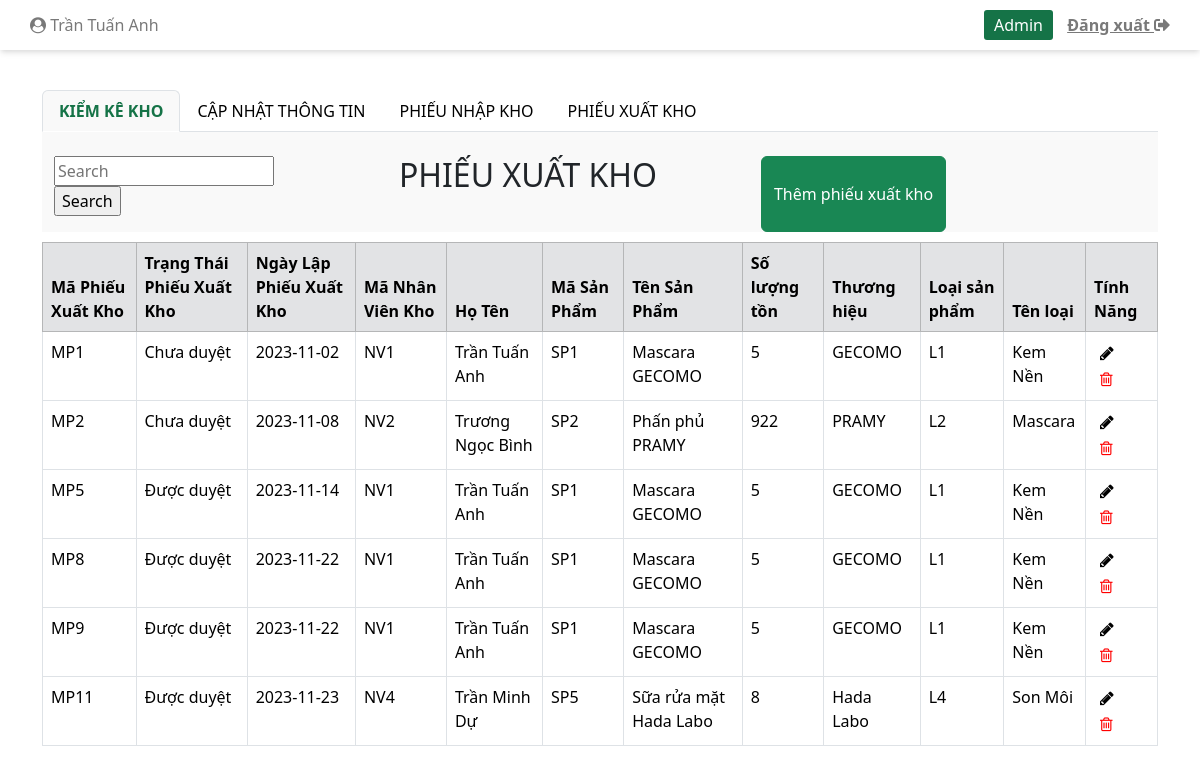
The page /indexQLKH.php?phieu-xuat-kho (signed in) on the database its author committed.
### tables this page shows
CREATE TABLE `nhanvien` (
  `MaNhanVien` int(11) NOT NULL,
  `HoTen` varchar(50) NOT NULL,
  `MatKhau` varchar(20) NOT NULL,
  `Email` varchar(50) NOT NULL,
  `SoDienThoai` varchar(15) NOT NULL,
  `DiaChi` varchar(200) NOT NULL,
  `LoaiNhanVien` int(11) NOT NULL,
  `trangThai` int(11) NOT NULL DEFAULT 1
);

CREATE TABLE `phieuxuatkho` (
  `MaPhieuXuatKho` int(11) NOT NULL,
  `NgayLapPhieuXuatKho` date NOT NULL,
  `TrangThaiPhieuXuatKho` varchar(50) DEFAULT NULL,
  `MaNhanVien` int(11) NOT NULL,
  `MaSanPham` int(11) NOT NULL,
  `PhieuShow` tinyint(4) NOT NULL DEFAULT 1
);

CREATE TABLE `sanpham` (
  `MaSanPham` int(11) NOT NULL,
  `TenSanPham` varchar(100) NOT NULL,
  `SoLuongTon` int(11) NOT NULL DEFAULT 1,
  `MoTa` varchar(100) DEFAULT NULL,
  `GiaBan` double NOT NULL,
  `GiaNhap` double NOT NULL,
  `ThuongHieu` varchar(100) DEFAULT NULL,
  `HinhAnh` varchar(50) NOT NULL,
  `HanSuDung` date DEFAULT NULL,
  `LoaiSanPham` int(11) NOT NULL,
  `NhaCungCap` int(11) NOT NULL,
  `trangThai` tinyint(4) NOT NULL DEFAULT 1
);

CREATE TABLE `loaisanpham` (
  `MaLoai` int(11) NOT NULL,
  `TenLoai` varchar(50) NOT NULL,
  `GhiChu` varchar(100) DEFAULT NULL
);

### model/mPhieuXuatKho.php (called while the page is built, shortened)
<?php
    include_once("connect3.php");
    class modelPhieuXuatKho{
        function selectAllPhieuXuatKho(){
            $p = new KetNoiDB();
            if ($p ->moketnoi($con)) {
                $query="SELECT pxk.MaPhieuXuatKho, pxk.TrangThaiPhieuXuatKho, pxk.PhieuShow,
                pxk.NgayLapPhieuXuatKho, nvk.MaNhanVien, nvk.HoTen,
                sp.MaSanPham, sp.TenSanPham, sp.SoLuongTon, sp.ThuongHieu, sp.LoaiSanPham, lsp.TenLoai
                FROM phieuxuatkho pxk
                INNER JOIN nhanvien nvk ON nvk.MaNhanVien = pxk.MaNhanVien
                INNER JOIN sanpham sp ON sp.MaSanPham = pxk.MaSanPham
                INNER JOIN loaisanpham lsp ON lsp.MaLoai = sp.LoaiSanPham
                ";
                $tbl=mysqli_query($con,$query);
                return $tbl;
            } else {
                return false;
            }
        }
    }
?>

### model/connect3.php (called while the page is built, shortened)
<?php
     class KetNoiDB{
        function moKetNoi(& $conn){
            $conn = mysqli_connect("localhost", "root", "", "mypham");
            if ($conn){
                mysqli_set_charset($conn, "utf8");
                return $conn;
            }else{
                return false;
            }
        }
    }
?>

### controller/cPhieuXuatKho.php (called while the page is built, shortened)
<?php
include_once("Model/mPhieuXuatKho.php");
class controlPhieuXuatKho{
    function getAllPhieuXuatKho()
    {
        $p = new modelPhieuXuatKho();
        $tbl = $p->SelectAllPhieuXuatKho();
        return $tbl;
    }
}

### view/vPhieuXuatKho.php (the view, shortened to what this page needs)
<?php
    include_once("controller/cPhieuXuatKho.php");
    class VPhieuXuatKho{
        function viewAllPhieuXuatKho(){
            $p = new controlPhieuXuatKho();
            $tbl = $p -> getAllPhieuXuatKho();
            showPhieuXuatKho($tbl);
        }
    }
        function showPhieuXuatKho($tbl){
            if($tbl){
                if(mysqli_num_rows($tbl) >0){
                    echo '
                    <div id="phieu-xuat-kho" class="container tab-pane active"><br>
                    <div class="row timKiem-them">
                        <div class="timKiem input-group mb-3 col-md-5">
                            <form action="indexQLKH.php" method="get">
                                     <input type="text" name="txtSearchPXK" size="18" placeholder = "Search" value = "';
                                     if(isset($_REQUEST["txtSearchPXK"])) echo $_REQUEST["txtSearchPXK"];
                                     echo '" >
                                     <input type="submit" name="btnSearchPXK" class="btnCus" value="Search">
                            </form>
                        </div>
                        <div class="timKiem col-md-4">
                            <h2>PHIẾU XUẤT KHO</h2>
                        </div>
                        <div class="timKiem themPXK col-md-3">
                            <button type="button" class="btn btn-success" data-bs-toggle="modal" data-bs-target="#ModalPXK">
                                Thêm phiếu xuất kho
                            </button>
                        </div>
                    </div>
                    </div>
                    ';
                    echo "<table class='pxk_tbl'> <tr>";
                        echo'
                        <table class="table table-bordered table-hover " id="myTable">
                        <thead class="table-secondary">
                                <tr class="ex">
                                <th width="auto">Mã Phiếu Xuất Kho</th>
                                <th width="auto">Trạng Thái Phiếu Xuất Kho</th>
                                <th>Ngày Lập Phiếu Xuất Kho</th>
                                <th>Mã Nhân Viên Kho</th>
                                <th>Họ Tên</th>
                                <th>Mã Sản Phẩm</th>
                                <th>Tên Sản Phẩm</th>
                                <th>Số lượng tồn</th>
                                <th>Thương hiệu</th>
                                <th>Loại sản phẩm</th>
                                <th>Tên loại</th>
                                <th>Tính Năng</th>
                            </tr>
                        </thead>
                        ';
                        while($row = mysqli_fetch_assoc($tbl)){
                            if($row["PhieuShow"] == 1){
                                echo "<tr >";
                                    echo "<td>"."MP". $row['MaPhieuXuatKho'] ."</td>";
                                    echo "<td>". $row['TrangThaiPhieuXuatKho'] ."</td>";
                                    echo "<td>". $row['NgayLapPhieuXuatKho'] ."</td>";
                                    echo "<td>"."NV". $row['MaNhanVien'] ."</td>";
                                    echo "<td>". $row['HoTen'] ."</td>";
                                    echo "<td>"."SP". $row['MaSanPham'] ."</td>";
                                    echo "<td>". $row['TenSanPham'] ."</td>";
                                    echo "<td>". $row['SoLuongTon'] ."</td>";
                                    echo "<td>". $row['ThuongHieu'] ."</td>";
                                    echo "<td>"."L". $row['LoaiSanPham'] ."</td>";
                                    echo "<td>". $row['TenLoai'] ."</td>";
                                echo "<td>
                                        <form action='#' method='get'>
                                        <input type='hidden' name='MaPhieuXuatKho' value='" . $row["MaPhieuXuatKho"] . "'>
                                        <button class='btnCus btn2 edit' type='submit' value='edit' name= 'btnSubmitActionPhieuXuatKho'>
                                            <i class='fa fa-pencil' aria-hidden='true'></i>
                                        </button>
                                    </form>
                                    <form action='#' method='get'onsubmit='return confirmDelete();'>
                                        <input type='hidden' name='MaPhieuXuatKho' value='" . $row["MaPhieuXuatKho"] . "'>
                                        <button class='btnCus btn2 delete' type='submit' value='delete' name= 'btnSubmitActionPhieuXuatKho'>
                                            <i class='fa fa-trash-o' aria-hidden='true'></i>
                                        </button>
                                        </form>
                                    </td>";
                                echo "</tr>";
                            }
                        }
                        echo "</table>";
            }else{
                echo"Không tìm thấy phiếu nhập kho!";
                echo header("refresh: 5; url='indexQLKH.php?phieu-xuat-kho'");
            }
        }
        }
    ?>

### indexQLKH.php (shortened to what this page needs)
<?php
$conn = mysqli_connect("localhost", "root", "", "mypham");
?>
<!DOCTYPE html>
<html lang="en">
<head>
    <link rel="stylesheet" href="./css/styleAdmin.css">
    <link rel="stylesheet" href="https://use.fontawesome.com/releases/v5.8.2/css/all.css"
>
    <link href="https://cdn.jsdelivr.net/npm/bootstrap@5.3.2/dist/css/bootstrap.min.css" rel="stylesheet">
    <link rel="stylesheet" href="https://maxcdn.bootstrapcdn.com/font-awesome/4.7.0/css/font-awesome.min.css">
</head>
<body>
    <div class="container-fluid">
        <div class="row">
            <div class="col-md-12 header">
                <a class="navbar-brand" href="#"><i class="fa fa-user-circle" aria-hidden="true"></i>
                    <?php
                    if (isset($_SESSION['MaNhanVien'])) {
                        $tenTaiKhoan = $_SESSION['MaNhanVien'];
                        $name = mysqli_query($conn, "SELECT * FROM `nhanvien` WHERE `MaNhanVien`= $tenTaiKhoan");
                        $kq = mysqli_fetch_array($name);
                        echo $kq["HoTen"];
                    }
                    ?>
                </a>
                <form action="" method="post" id="formAdmin">
                    <button type="submit" name="adminButton" id="adminButton">Admin</button>
                    <a href="?action=logout" data-toggle="tooltip" data-placement="bottom" title="ĐĂNG XUẤT"><b>Đăng
                            xuất <i class="fas fa-sign-out-alt"></i></b></a>
                </form>
            </div>
        </div>
    </div>
    <div class="container mt-3 body">
        <br>
        <ul class="nav nav-tabs">
            <li class="nav-item">
                <a class="nav-link active" href="indexQLKH.php?kiem-ke-kho">KIỂM KÊ KHO</a>
            </li>
            <li class="nav-item">
                <a class="nav-link" href="indexQLKH.php?san-pham">CẬP NHẬT THÔNG TIN</a>
            </li>
            <li class="nav-item">
                <a class="nav-link" href="indexQLKH.php?phieu-nhap-kho">PHIẾU NHẬP KHO</a>
            </li>
            <li class="nav-item">
                <a class="nav-link" href="indexQLKH.php?phieu-xuat-kho">PHIẾU XUẤT KHO</a>
            </li>
        </ul>
        <div class="tab-content">
            <?php
            $c = new VProduct();
            $d = new VPhieuNhapKho();
            include_once("view/vPhieuXuatKho.php");
            $e = new VPhieuXuatKho();
            if (isset($_REQUEST['kiem-ke-kho'])) {
                $p->viewAllPhieuKiemTraKho();
            } elseif (isset($_REQUEST['san-pham'])) {
                $c->viewAllProducts();
            } elseif (isset($_REQUEST['phieu-nhap-kho'])) {
                $d->viewAllPhieuNhapKho();
            } elseif (isset($_REQUEST['phieu-xuat-kho'])) {
                $e->viewAllPhieuXuatKho();
            } elseif (isset($_REQUEST['btnSearchPKTK'])) {
                $p->viewAllPhieuKiemTraKhoBySearch($_REQUEST['txtSearchPKTK']);
            } elseif (isset($_REQUEST['btnSearchSP'])) {
                $c->viewAllProductBySearch($_REQUEST['txtSearchSP']);
            } elseif (isset($_REQUEST['btnSearchPNK'])) {
                $d->viewAllPhieuNhapKhoBySearch($_REQUEST['txtSearchPNK']);
            } elseif (isset($_REQUEST['btnSearchPXK'])) {
                $e->viewAllPhieuXuatKhoBySearch($_REQUEST['txtSearchPXK']);
            } elseif (isset($_REQUEST["btnSubmitActionPhieuXuatKho"])) {
                $e->showFormDelPhieuXuatKho();
                $e->showFormEditPhieuXuatKho();
            } elseif (isset($_REQUEST["btnSubmitActionPhieuNhapKho"])) {
                $d->showFormDelPhieuNhapKho();
                $d->showFormEditPhieuNhapKho();
            } elseif (isset($_REQUEST["btnProdAct"])) {
                $c->showFormDelProduct();
                $c->showFormEditProduct();
            } elseif (isset($_REQUEST["btnSubmitActionPhieuKiemTraKho"])) {
                $p->showFormDelPhieuKiemTraKho();
                $p->showFormEditPhieuKiemTraKho();
            } else {
                echo "welcom admin";
            }
            ?>
        </div>
    </div>
</body>
</html>

### css/styleAdmin.css (style rules this page uses)
.timKiem-them { margin-bottom: 10px; }
.timKiem { display: flex; flex-wrap: nowrap; justify-content: center; }
.input-group.mb-3.col-md-5 { width: 300px; }
a { color: #000000 !important; }
.row > .header a { color: #797979 !important; height: 50px; line-height: 50px; }
.row > .header { box-shadow: rgba(0, 0, 0, 0.1) 0px 4px 6px -1px, rgba(0, 0, 0, 0.06) 0px 2px 4px -1px; display: flex; flex-wrap: nowrap; justify-content: space-between; padding: 0 30px; }
.container.tab-pane.active { background-color: #f9f9f9 !important; }
form > button.btnCus.btn2 { border: none; background: none; }
form > button.btnCus.btn2.delete { color: red !important; }
.nav-tabs .nav-item.show .nav-link, .nav-tabs .nav-link.active { border-color: var(--bs-nav-tabs-link-active-border-color); background-color: #F9F9F9 !important; color: #157347 !important; font-weight: 600; }
#adminButton { border: none; border-radius: 3px; padding: 3px 10px; color: #fff; background-color: #157347; margin-right: 10px; }
a { text-decoration: none; }

### rows shown on the page
nhanvien: HoTen "Trần Tuấn Anh"
phieuxuatkho: MaPhieuXuatKho "1", TrangThaiPhieuXuatKho "Chưa duyệt", NgayLapPhieuXuatKho "2023-11-02", nhanvien.MaNhanVien "1", nhanvien.HoTen "Trần Tuấn Anh", sanpham.MaSanPham "1", sanpham.TenSanPham "Mascara GECOMO", sanpham.SoLuongTon "5", sanpham.ThuongHieu "GECOMO", sanpham.LoaiSanPham "1", loaisanpham.TenLoai "Kem Nền"
phieuxuatkho: MaPhieuXuatKho "2", TrangThaiPhieuXuatKho "Chưa duyệt", NgayLapPhieuXuatKho "2023-11-08", nhanvien.MaNhanVien "2", nhanvien.HoTen "Trương Ngọc Bình", sanpham.MaSanPham "2", sanpham.TenSanPham "Phấn phủ PRAMY", sanpham.SoLuongTon "922", sanpham.ThuongHieu "PRAMY", sanpham.LoaiSanPham "2", loaisanpham.TenLoai "Mascara"
phieuxuatkho: MaPhieuXuatKho "5", TrangThaiPhieuXuatKho "Được duyệt", NgayLapPhieuXuatKho "2023-11-14", nhanvien.MaNhanVien "1", nhanvien.HoTen "Trần Tuấn Anh", sanpham.MaSanPham "1", sanpham.TenSanPham "Mascara GECOMO", sanpham.SoLuongTon "5", sanpham.ThuongHieu "GECOMO", sanpham.LoaiSanPham "1", loaisanpham.TenLoai "Kem Nền"
phieuxuatkho: MaPhieuXuatKho "8", TrangThaiPhieuXuatKho "Được duyệt", NgayLapPhieuXuatKho "2023-11-22", nhanvien.MaNhanVien "1", nhanvien.HoTen "Trần Tuấn Anh", sanpham.MaSanPham "1", sanpham.TenSanPham "Mascara GECOMO", sanpham.SoLuongTon "5", sanpham.ThuongHieu "GECOMO", sanpham.LoaiSanPham "1", loaisanpham.TenLoai "Kem Nền"
phieuxuatkho: MaPhieuXuatKho "9", TrangThaiPhieuXuatKho "Được duyệt", NgayLapPhieuXuatKho "2023-11-22", nhanvien.MaNhanVien "1", nhanvien.HoTen "Trần Tuấn Anh", sanpham.MaSanPham "1", sanpham.TenSanPham "Mascara GECOMO", sanpham.SoLuongTon "5", sanpham.ThuongHieu "GECOMO", sanpham.LoaiSanPham "1", loaisanpham.TenLoai "Kem Nền"
phieuxuatkho: MaPhieuXuatKho "11", TrangThaiPhieuXuatKho "Được duyệt", NgayLapPhieuXuatKho "2023-11-23", nhanvien.MaNhanVien "4", nhanvien.HoTen "Trần Minh Dự", sanpham.MaSanPham "5", sanpham.TenSanPham "Sữa rửa mặt Hada Labo", sanpham.SoLuongTon "8", sanpham.ThuongHieu "Hada Labo", sanpham.LoaiSanPham "4", loaisanpham.TenLoai "Son Môi"
